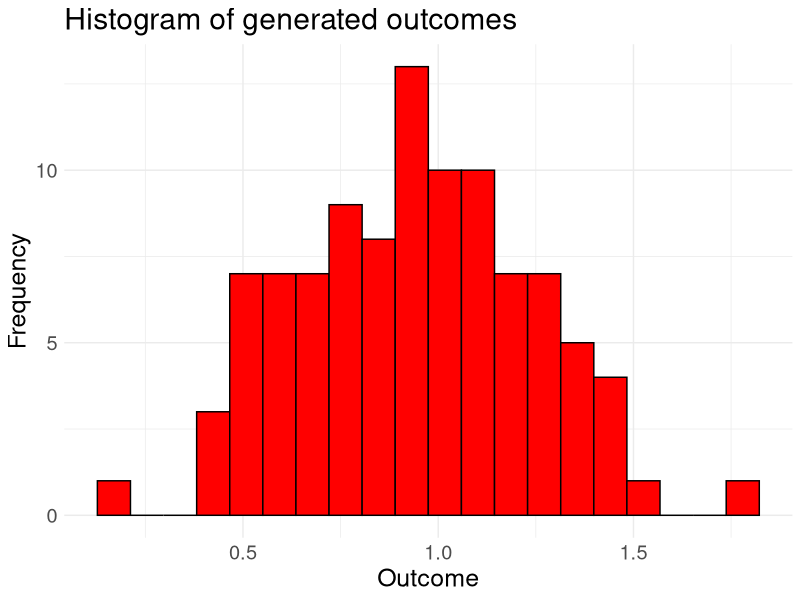
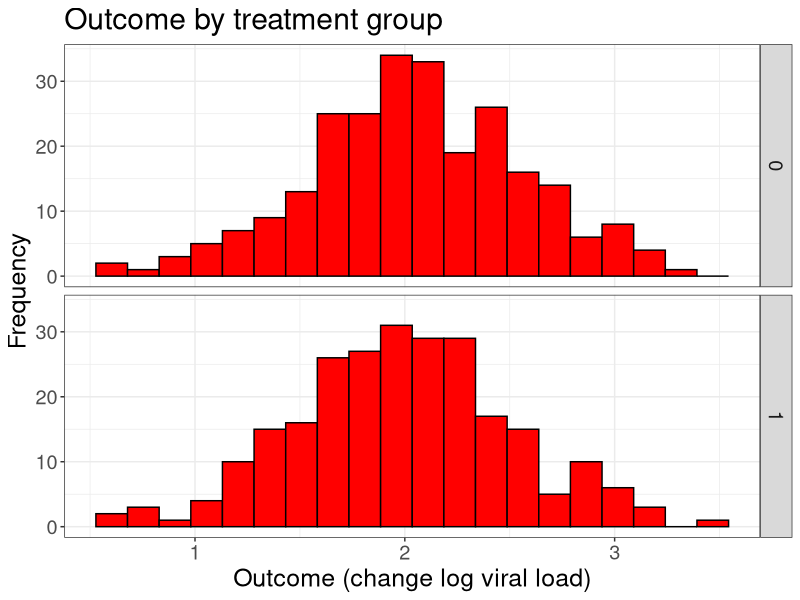
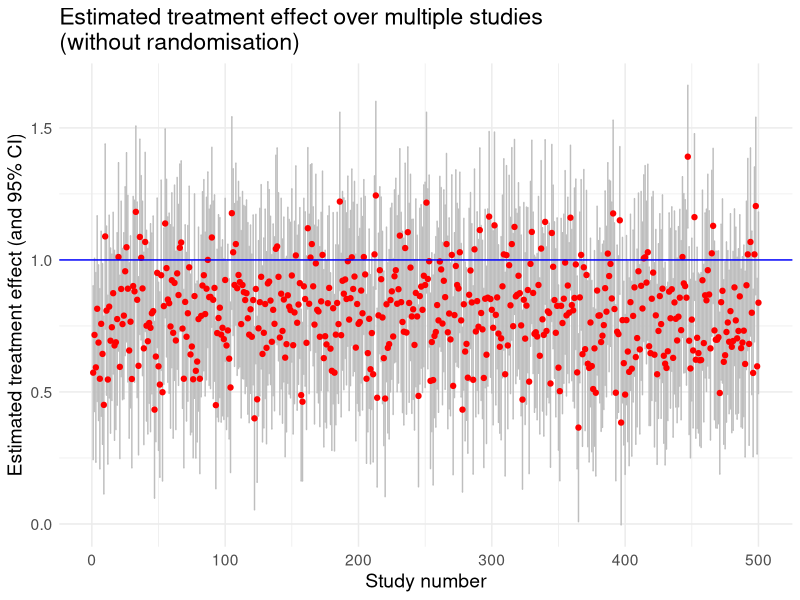
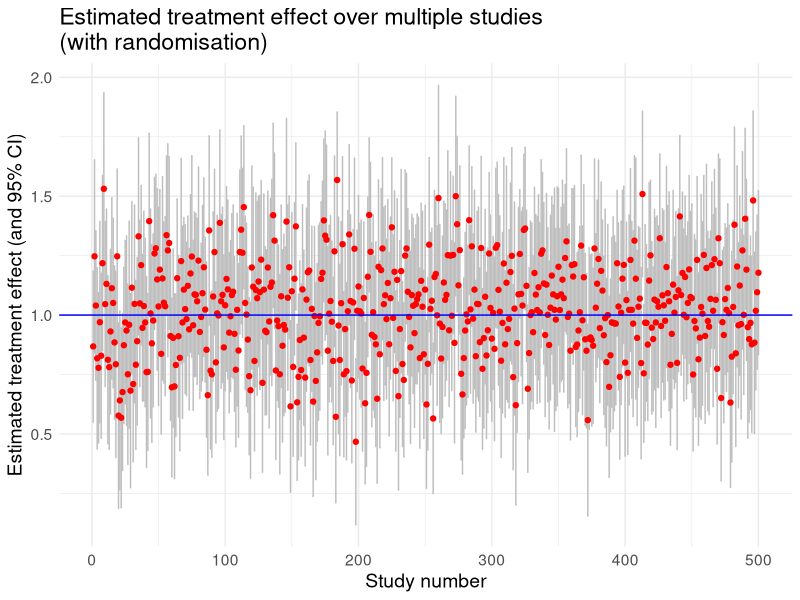

The R source for these figures, in order:

## Study design: Randomised Controlled Trials 
## Clinic on the Meaningful Modeling of Epidemiological Data
## International Clinics on Infectious Disease Dynamics and Data (ICI3D) Program

## Travis Porco
## Reshma Kassanjee 2023 & 2025
## Some Rights Reserved
## CC BY-NC 4.0 (https://creativecommons.org/licenses/by-nc/4.0/)

# The setting for this tutorial:
#   Suppose you are building a SARS-CoV-2 model, and are 
#   trying to decide on your inputs and assumptions related to 
#   transmission rates. 
#   As part of this, you may want to understand the effect of 
#   antiviral treatment on changes in viral load in the
#   infected person, as infectiousness may be higher for 
#   people with higher levels of the virus.
#   Here we are considering a study on the outcome: decrease  
#   in log viral load over 7 days from accessing care.
#   The exposure of interest is receiving antiviral 
#   treatment (versus not).
#   A possible confounder is whether a person has comorbidities 
#   (other conditions such as diabetes which is known 
#   to be associated with poorer COVID-19 outcomes)

# In this tutorial, you will: 
#   Simulate data with randomisation of treatment, and estimate the 'effect'
#   Simulate data without randomisation of treatment, and estimate the 'effect'
#   Repeat the above multiple times to understand the effect of 
#     randomisation on estimation.

library(tidyverse)

#### Warm up 1: Randomisation

## How can we randomly assign subjects to the treatment and control groups?  

# There are different ways of doing this random selection, but for one, 
#   we can use the 'sample' command to sample subjects for one of the groups.

# Here, we divide 20 subjects into a treatment group and a control group.
#   We select without replacement half of the numbers from
#   1 to 20 (representing the people) to create the treatment group.

ids <- 1:20
treatment.group <- sample(x = ids,
                          size = 10,
                          replace = FALSE)
treatment.group

# Repeat this exercise a few times.

# Another way to randomise is to shuffle a vector of ten 0s (representing, 
#   say, the controls) and ten 1s (the treated)  

assignments <- sample(x = c(rep(1,10),rep(0,10)),
                      size = 20,
                      replace = FALSE)
assignments

# The assignment of the first person is found by looking at assignments[1],
#   of the second person, by looking at assignments[2], and so on.  
#   We can print the list of treated subjects like this:

which(assignments==1)

#### Warm up 2: Sample values from a normal distribution

# To simulate a given number of normal random variates, use the 'rnorm' command.  
#   You were introduced to sampling from distributions in Tutorial 3.
#   Here, we simulate 100 normal variates with a mean of 1 and a standard
#   deviation of 0.3, and plot the data in a histogram

v1 <- rnorm(100, mean = 1, sd = 0.3)

(ggplot(data = data.frame(outcomevar = v1), mapping = aes(x=outcomevar))
  + labs(x = 'Outcome', y = 'Frequency'
         , title = 'Histogram of generated outcomes')
  + geom_histogram(bins = 20, fill = 'red', color = 'black')
  + theme_minimal()
  + theme(text = element_text(size = 18))
)

#### Warm up 3: Simulate a dataset

# The outcome is a continuous measure (decrease in log viral load),
#   and the study aims to compare the average outcome between the 
#   two study groups/arms (antiviral treatment versus not - i.e. 
#   versus the standard control treatment).

# We will now generate a simulated (or fake) dataset (so something
#   like what you may have obtained in a real-world study),
#   and save it as a data frame. 

# We will make a data frame which contains the following columns:
#   study.id (1,2,..), treatment (0/1), and outcome (a continuous number),
#   where each row provides the data for one subject.

# The average or mean outcome for the treatment group can be different to that
#   in the control group --  this difference is the 'treatment effect',
#   which we want to estimate.

# To begin, we will assume the treatment effect is zero. 

## What parameters do we need?
n.subjects        <- 501 
control.mean      <- 2      # mean outcome for the control group
treatment.effect  <- 0      # difference in mean for the treatment group (vs control)
outcome.sd        <- 0.5    # spread (standard deviation) of the outcome in each arm

## Make the data frame
## JD: Should we do this with dplyr tools instead?

## Carefully split the group in two (in case we have an odd number of subjects)
pos.subj <- round(n.subjects/2)
neg.subj <- n.subjects - pos.subj

dset            <- data.frame(study.id = 1:n.subjects)
dset$treatment  <- sample( c(rep(1,pos.subj),rep(0,neg.subj)),
                           size = n.subjects,
                           replace = FALSE)
dset.mean       <- control.mean + treatment.effect*dset$treatment
dset$outcome    <- rnorm(n.subjects,
                         mean = dset.mean,
                         sd = outcome.sd)

# Take a look at the dataset:
# View(dset)

### Take some time to ensure you understand each step above. ###

# We can plot histograms of the outcomes, by arm:

(ggplot(data = dset, mapping = aes(x=outcome))
  + labs(x = 'Outcome (change log viral load)', y = 'Frequency'
         , title = 'Outcome by treatment group')
  + geom_histogram(bins = 20, fill = 'red', color = 'black')
  + facet_grid(treatment~.)
  + theme_bw()
  + theme(text = element_text(size = 18))
)

# We can also calculate the mean outcome in each arm

dset |> group_by(treatment) |> summarise(mean = mean(outcome))

# and the difference in means (estimated treatment effect):  

means <- dset |> group_by(treatment) |> summarise(mean = mean(outcome))
with(means, mean[treatment == 1] - mean[treatment == 0]) 

# Now change the treatment effect to be non-zero. For example, 
#   suppose that the average outcome in the treatment group is 0.7
#   units larger than in the control group - generate dset and the plot. 
# Each time you run the code above, do you create the same dataset?

# Now that we have warmed up, let's dive into our simulation. 
# Let us clear up our environment before moving on. 

rm(list=ls())

#### (1) A function to generate data

# Our goal is to explore effect estimation under two different scenarios - 
#   (I) A study where treatment is not randomly assigned. 
#   (II) A study where treatment is randomly assigned. 

# Each person in our dataset either receives antiviral treatment or not, 
#   and can have a comorbidity or not.
# The presence of comorbidities is a confounder, because a doctor 
#   may decide on the treatment plan according to this, and 
#   comorbidities can also directly impact our outcome
#   (e.g. perhaps people with other illness have a slower drop in 
#   in viral load)

# Since we will want to generate a dataset multiple times below,
#   we write a function to make the data. 
#   We have also specified default values for all inputs to the 
#   function.

# Work through the function below and make sure you understand each line. 
# Also think about how the inputs need to be set for scenarios (I) and (II).  

# Ask the teaching team if you are confused or would like to confirm you 
# understanding. Or talk it through with your neighbour!

gen.data <- function(n.subjects = 100 # number of subjects
                     , ref.mean = 2 # mean outcome in control group without comorbidites
                     , treatment.effect = 1.5 # effect of treatment on outcome
                     , comorb.effect = -1 # effect of comorbidity on outcome
                     , prev.comorb = 0.2 # prevalence of comorbidities
                     , prob.treat.nocomorb = 0.5 # probability of treatment in people without comorbidites
                     , prob.treat.comorb = 0.5 # probability of treatment in people with comorbidites
                     , outcome.sd = 0.75 # standard deviation of outcome
){
  dset                <- data.frame(study.id = 1:n.subjects)
  dset$comorbidity    <- rbinom(n.subjects, 1, prev.comorb)
  prob.treatment      <- prob.treat.comorb*dset$comorbidity + prob.treat.nocomorb*(1-dset$comorbidity)
  dset$treatment      <- rbinom(n.subjects, 1, prob.treatment)
  mean.vector         <- ref.mean + treatment.effect*dset$treatment + comorb.effect*dset$comorbidity
  dset$outcome        <- rnorm(n.subjects, mean = mean.vector, sd = outcome.sd)
  dset
}

# Let us try out the function

gen.data() # when you do not specify an input, the default value is used, 

# Choose a couple of inputs to change (one at a time), and try to check 
# whether the dataset changes in the expected way - using some of what
# you have learnt about exploring data.

# For example, compare 
d1 <- gen.data(treatment.effect = 0) 
d2 <- gen.data(treatment.effect = 1)
d3 <- gen.data(treatment.effect = 2)

# using 
d1 |> group_by(treatment) |> summarise(mean = mean(outcome))
d2 |> group_by(treatment) |> summarise(mean = mean(outcome))
d3 |> group_by(treatment) |> summarise(mean = mean(outcome))

#### (2) Understanding how randomisation balances confounders

# Let's return to our two study designs:
#   (I) A study where treatment is not randomly assigned 
#   (II) A study where treatment is randomly assigned. 

# In (I), the doctor can decide who gets treatment and may decide to 
#   more frequently provide antivirals to patients with comorbidities.  
#   Which inputs above would change?

# An example of data that may be generated in scenario (I) is:    

d1.norandom <- gen.data(prob.treat.nocomorb = 0.5 
                          , prob.treat.comorb = 0.8)

d1.norandom |> group_by(comorbidity) |> summarise(mean = mean(treatment))
d1.norandom |> group_by(treatment) |> summarise(mean = mean(comorbidity))

# We can see that the confounder is not balanced between the two 
# treatment arms. 

# In (II) treatment is randomly assigned, and therefore cannot 
#   be related to whether the person has a comorbidity.
# An example of data that may be generated in scenario (II) is:   

d1.random <- gen.data(prob.treat.nocomorb = 0.70 
                      , prob.treat.comorb = 0.70)

d1.random |> group_by(comorbidity) |> summarise(mean = mean(treatment))
d1.random |> group_by(treatment) |> summarise(mean = mean(comorbidity))

# We can see that the confounder is balanced between the two treatment arms
#   by study design.

# It is sometimes difficult to see the above because of noise in our dataset.
# If needed, increase the study size and rerun the lines above to convince
#   yourself of the imbalance / balance of comorbidity by treatment arm. 

#### (3) Estimating the difference

# We are going to need a way to analyse the data. Below is a function for 
#   doing this. Don't worry about or spend time on the details!  
#   Just know that if you provide it a dataset with columns
#   'treatment' (0 for control and 1 for treatment) and 'outcome' (numerical)
#   it will provide you an estimate of the difference in the average outcome
#   for your treatment and control arms, with a 95% confidence interval. 
#   It obtains this estimate by comparing the recorded outcomes for the two
#   groups.

analyse.data <- function(data.in){
  # difference in means using central limit theorem
  mean.diff <- mean(data.in$outcome[data.in$treatment == 1]) - mean(data.in$outcome[data.in$treatment == 0])
  est.sd <- sqrt(var(data.in$outcome[data.in$treatment == 1])/length(data.in$outcome[data.in$treatment == 1]) +
                   var(data.in$outcome[data.in$treatment == 0])/length(data.in$outcome[data.in$treatment == 0]))
  est.point <- mean.diff
  est.ci.lower  <- mean.diff-1.96*est.sd
  est.ci.upper  <- mean.diff+1.96*est.sd
  return(round(c(est = est.point, lower = est.ci.lower, upper = est.ci.upper),3))
}

# For example, here we generate two large datasets, and analyse them:

data.temp <- gen.data(n.subjects = 1000, treatment.effect = 0.2)
analyse.data(data.temp)

data.temp <- gen.data(n.subjects = 1000, treatment.effect = 0.2)
analyse.data(data.temp)

# Very importantly - what the is the TRUE values that we are trying to estimate?
# It is the 'treatment.effect'. 
# You specified this value to generate the data, so we know the correct/ideal 
# 'answer' to our estimation - this is what makes simulation so useful!

#### (4) Multiple studies - without and with randomisation 

## Let us repeat this process of generating and analysing the data, multiple
#   times, and explore our results.
#   We will 'repeat' our study using a 'for' loop, and gathering our estimates 
#   in a data frame. We will do 500 simulations. 

# We will set the treatment.effect to 1 - this is the number we are trying 
#   to estimate. We will mostly keep the other inputs as the default values.

in.treatment.effect <- 1

# In scenario (I), doctors get to decide on treatment. 
# Let's suppose they provide antivirals to 50% of those without comorbidities 
#   and 80% with. 

n.sims <-  500

## JD: This is a fairly awkward 
df.ests1 <- data.frame(study.number = 1:n.sims, est = NA, lower = NA, upper = NA)
for (ii in 1:n.sims) {
  data.ii <- gen.data(treatment.effect = in.treatment.effect
                      , prob.treat.nocomorb = 0.5 
                      , prob.treat.comorb = 0.8)
  ests.ii <- analyse.data(data.ii)
  df.ests1$est[ii]   <- ests.ii['est']
  df.ests1$lower[ii] <- ests.ii['lower']
  df.ests1$upper[ii] <- ests.ii['upper'] 
}

# Let us plot the estimates and CIs for the studies, and add a 
#   horizontal line showing the true treatment effect.

ggplot(data = df.ests1, aes(x = study.number, y = est)) +
  geom_errorbar(aes(ymin = lower, ymax = upper), colour = "grey") +
  geom_point(color = "red", size = 1.5) +
  geom_hline(yintercept = in.treatment.effect, colour = "blue") +
  labs(
    title = "Estimated treatment effect over multiple studies\n(without randomisation)",
    x = "Study number",
    y = "Estimated treatment effect (and 95% CI)"
  ) +
  theme_minimal() +
  theme(text = element_text(size = 14)
  )

# Does it look like we are estimating the treatment effect well?
# What do you think is the reason for this?
# what else do we learn from the plot?

# Let us calculate the bias, i.e., the average estimate minus the true 
#   treatment effect

mean(df.ests1$est) - in.treatment.effect

# In scenario (II), doctors do not get to decide on treatment - we set it randomly. 
#   Let's suppose we provide antivirals to 70% of people, randomly. 
#   We repeat the simulation exercise above.

df.ests2 <- data.frame(study.number = 1:n.sims, est = NA, lower = NA, upper = NA)
for (ii in 1:n.sims) {
  data.ii <- gen.data(treatment.effect = in.treatment.effect
                      , prob.treat.nocomorb = 0.7 
                      , prob.treat.comorb = 0.7)
  ests.ii <- analyse.data(data.ii)
  df.ests2$est[ii]   <- ests.ii['est']
  df.ests2$lower[ii] <- ests.ii['lower']
  df.ests2$upper[ii] <- ests.ii['upper'] 
}

# Let us plot as before

ggplot(data = df.ests2, aes(x = study.number, y = est)) +
  geom_errorbar(aes(ymin = lower, ymax = upper), colour = "grey") +
  geom_point(color = "red", size = 1.5) +
  geom_hline(yintercept = in.treatment.effect, colour = "blue") +
  labs(
    title = "Estimated treatment effect over multiple studies\n(with randomisation)",
    x = "Study number",
    y = "Estimated treatment effect (and 95% CI)"
  ) +
  theme_minimal() +
  theme(text = element_text(size = 14)
  )

# Let's also calculate the bias again

# Again, are we estimating the value well? Why? What else do we learn 
#   from the plot?

# Once you understand and reflect on the above - try play around. 
# For example:
#   To look at the results in a different way you could order the studies
#   in the plot by the size of estimates, or draw histograms of your 
#   500 estimates for the two scenarios. 
#   You can try different study sizes, different prevalence values for 
#   comorbidities, and more or less extreme confounder imbalances between
#   the two arms (by changing inputs).

# Circling back to where we started:
#   When you are looking for data and results to inform inputs and assumptions 
#   related to  transmission rates for your SARS-CoV-2 model, think carefully
#   about the studies you use.
#   In the estimates that you find, think carefully about potential bias and 
#   variability.
#   Incorrect model inputs/assumptions --> incorrect outputs!

